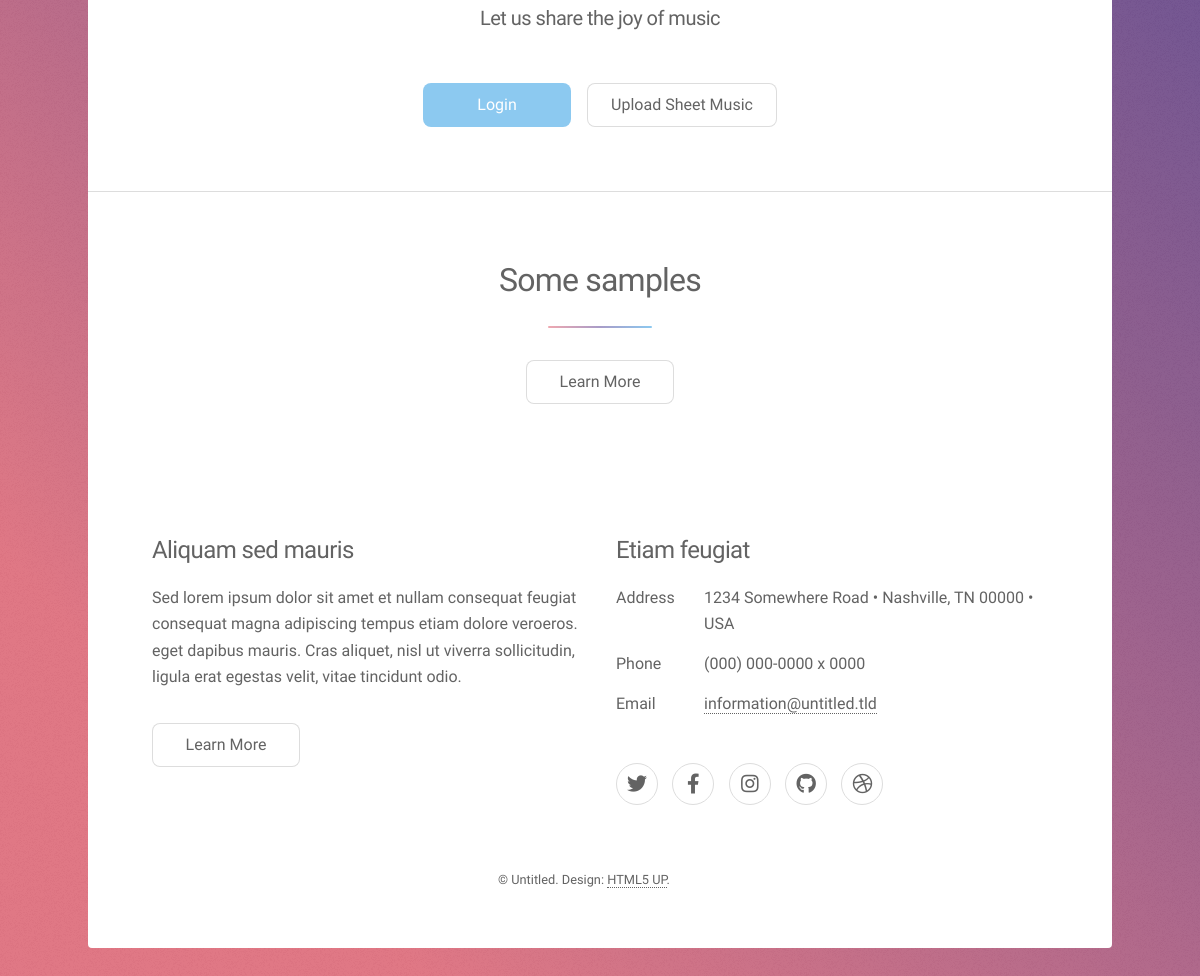
/ (lower part), run on an earlier commit of the app's database.
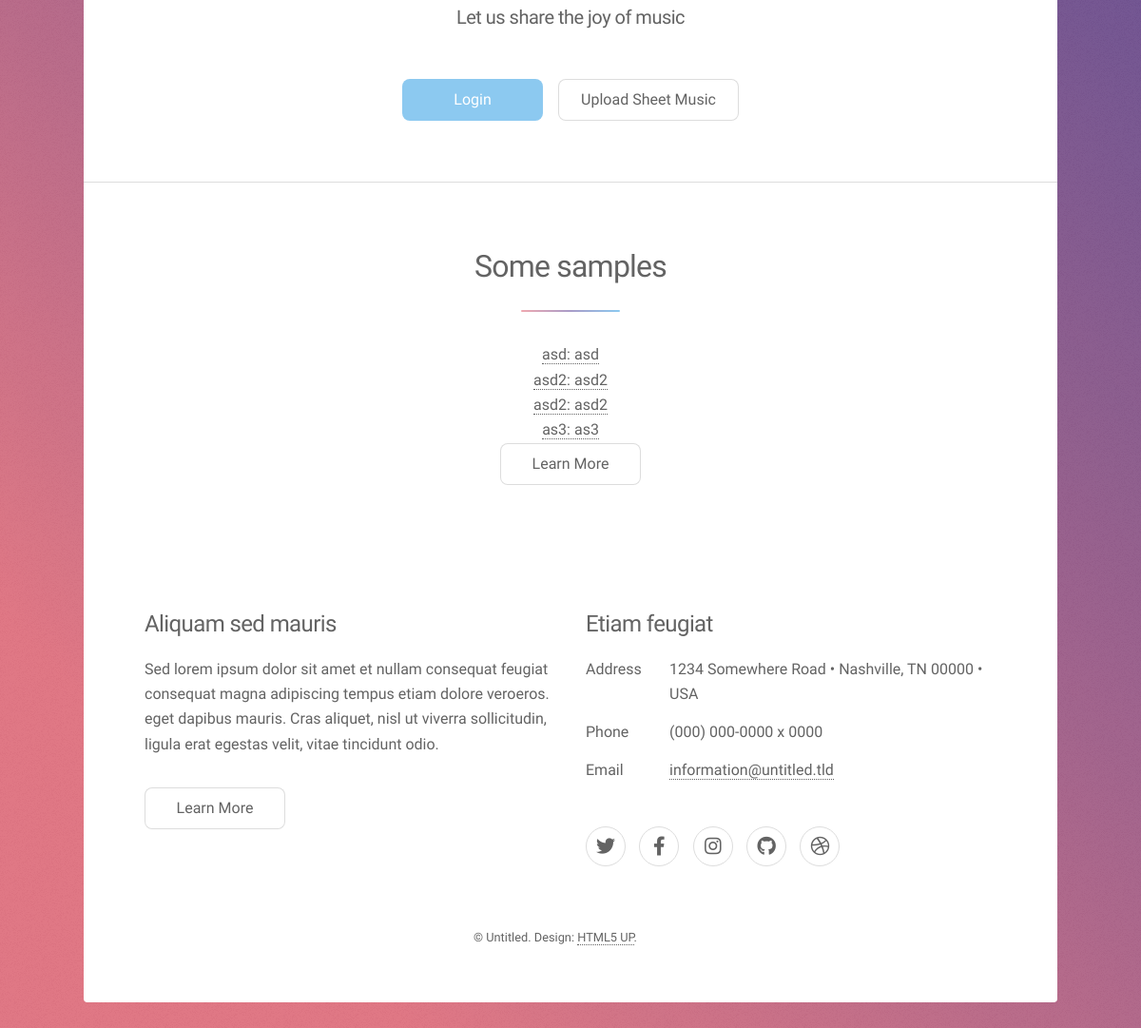
And on a later commit of the database.
### music/models.py (models this page shows, shortened)
class SheetMusic(models.Model):
    title = models.CharField(max_length=100)
    description = models.TextField()
    file = models.FileField(upload_to='sheet_music/')

### music/views.py (the view)
# urls.py: path('', views.index, name='index'),
def index(request):
    try:
        items = SheetMusic.objects.all()
    except items.DoesNotExist:
        raise Http404("Question doesnot exist")
    return render(request, 'music/index.html', {'items': items})

### music/templates/music/index.html (shortened to what this page needs)
{% extends 'music/base.html' %}
{% load static %}
{% block content %}
    <section id="cta" class="main special">
        <header class="major">
            <p>Let us share the joy of music<br /></p>
        </header>
        <footer class="major">
            <ul class="actions special">
                <li><a href="{% url 'login' %}" class="button primary">Login</a></li>
                <li>   <a href="{% url 'upload_sheet_music' %}" class="button">Upload Sheet Music</a></li>
            </ul>
        </footer>
    </section>
    <section id="intro" class="main special">
        <div class="spotlight">
            <div class="content">
                <header class="major">
                    <h2>Some samples</h2>
                </header>
                    {% for item in items %}
                        <a href="{% url 'music_page' %}">{{ item.title }}: {{ item.description }} </a> <br />
                    {% endfor %}
                <ul class="actions special">
                    <li><a href="{% url 'upload_sheet_music' %}" class="button">Learn More</a></li>
                </ul>
            </div>
        </div>
    </section>
{% endblock %}

### music/templates/music/base.html (shortened to what this page needs)
<!DOCTYPE HTML>
{% load static %}
<html>
	<head>
    	<link href="https://cdn.jsdelivr.net/npm/bootstrap@5.0.2/dist/css/bootstrap.min.css" rel="stylesheet">
		<link rel="stylesheet" href="{% static 'css/main.css' %}" />
	</head>
	<body class="is-preload">
			<div id="wrapper">
					<div id="main">
							{% block content %}
							{% endblock %}
					<footer id="footer">
						<section>
							<h2>Aliquam sed mauris</h2>
							<p>Sed lorem ipsum dolor sit amet et nullam consequat feugiat consequat magna adipiscing tempus etiam dolore veroeros. eget dapibus mauris. Cras aliquet, nisl ut viverra sollicitudin, ligula erat egestas velit, vitae tincidunt odio.</p>
							<ul class="actions">
								<li><a href="generic.html" class="button">Learn More</a></li>
							</ul>
						</section>
						<section>
							<h2>Etiam feugiat</h2>
							<dl class="alt">
								<dt>Address</dt>
								<dd>1234 Somewhere Road &bull; Nashville, TN 00000 &bull; USA</dd>
								<dt>Phone</dt>
								<dd>(000) 000-0000 x 0000</dd>
								<dt>Email</dt>
								<dd><a href="#">information@untitled.tld</a></dd>
							</dl>
							<ul class="icons">
								<li><a href="#" class="icon brands fa-twitter alt"><span class="label">Twitter</span></a></li>
								<li><a href="#" class="icon brands fa-facebook-f alt"><span class="label">Facebook</span></a></li>
								<li><a href="#" class="icon brands fa-instagram alt"><span class="label">Instagram</span></a></li>
								<li><a href="#" class="icon brands fa-github alt"><span class="label">GitHub</span></a></li>
								<li><a href="#" class="icon brands fa-dribbble alt"><span class="label">Dribbble</span></a></li>
							</ul>
						</section>
						<p class="copyright">&copy; Untitled. Design: <a href="https://html5up.net">HTML5 UP</a>.</p>
					</footer>
			</div>
	</body>
</html>

What changed in the data, as far as the page shows it:
added SheetMusic: title "asd", description "asd"
added SheetMusic: title "asd2", description "asd2"
added SheetMusic: title "asd2", description "asd2"
added SheetMusic: title "as3", description "as3"
